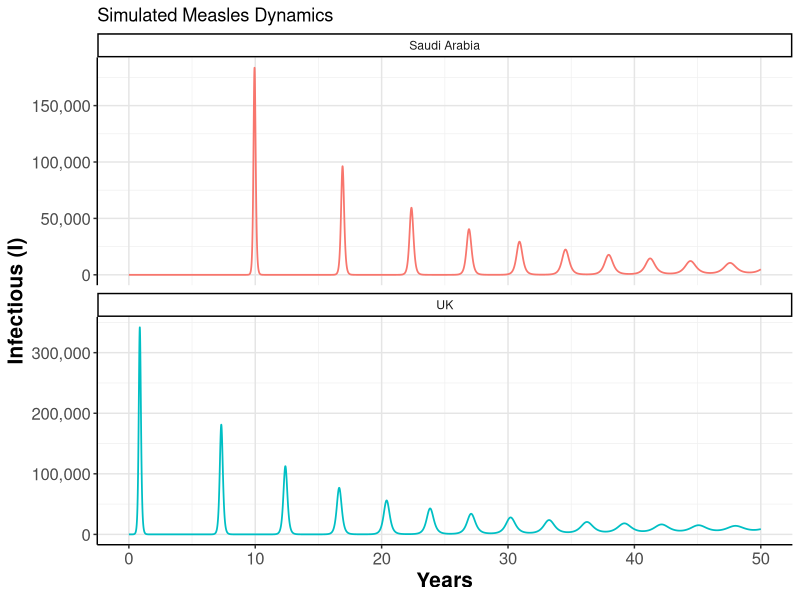
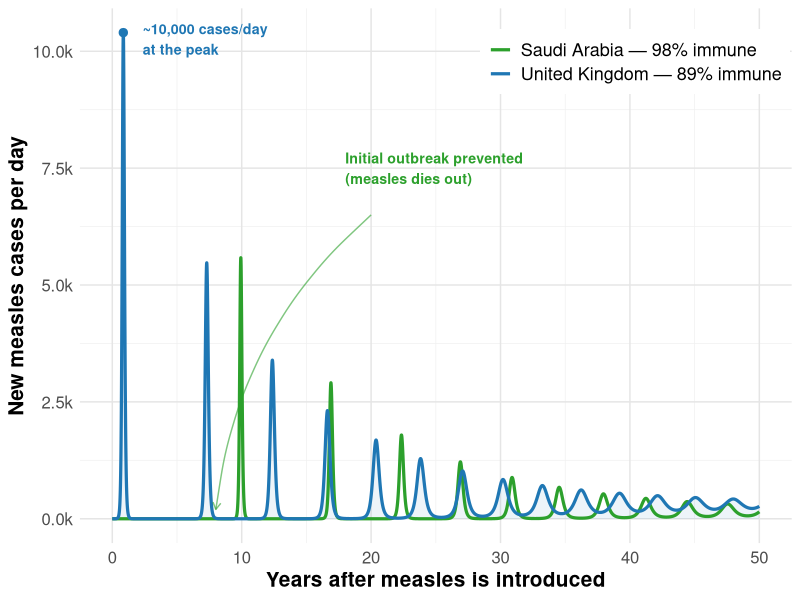
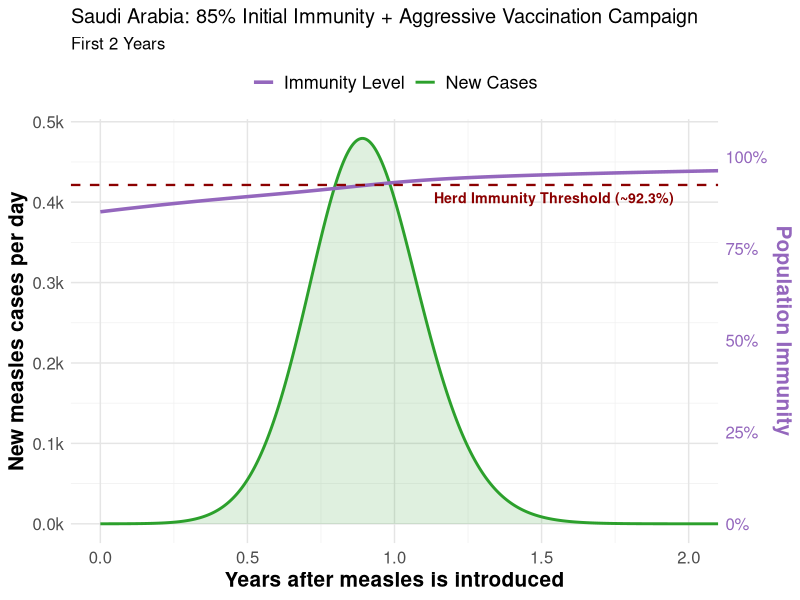
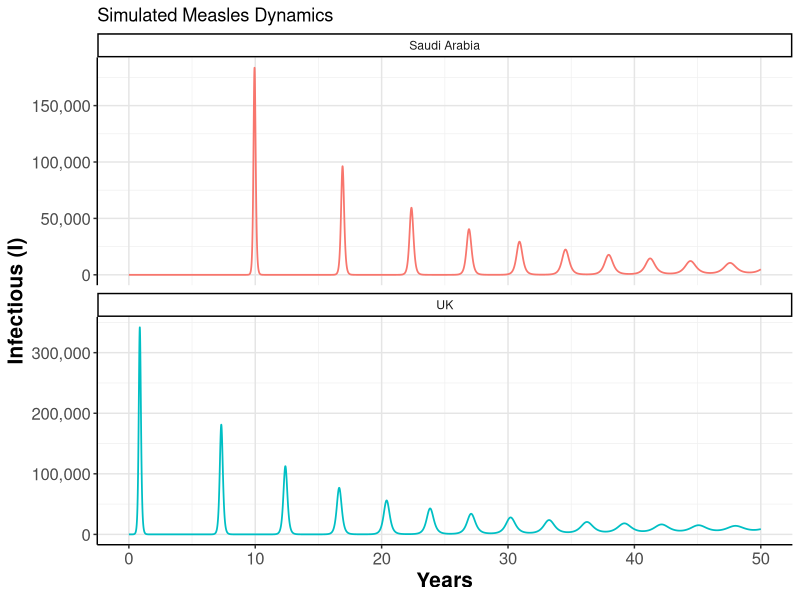
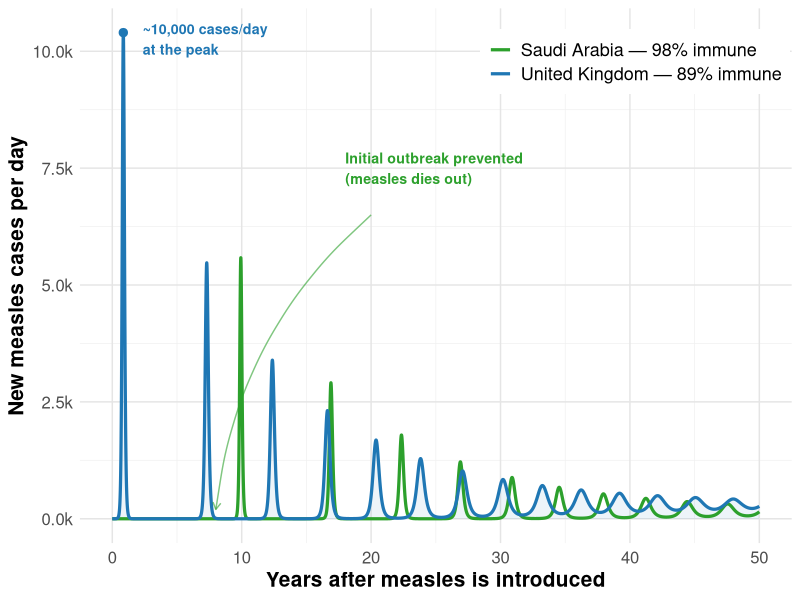
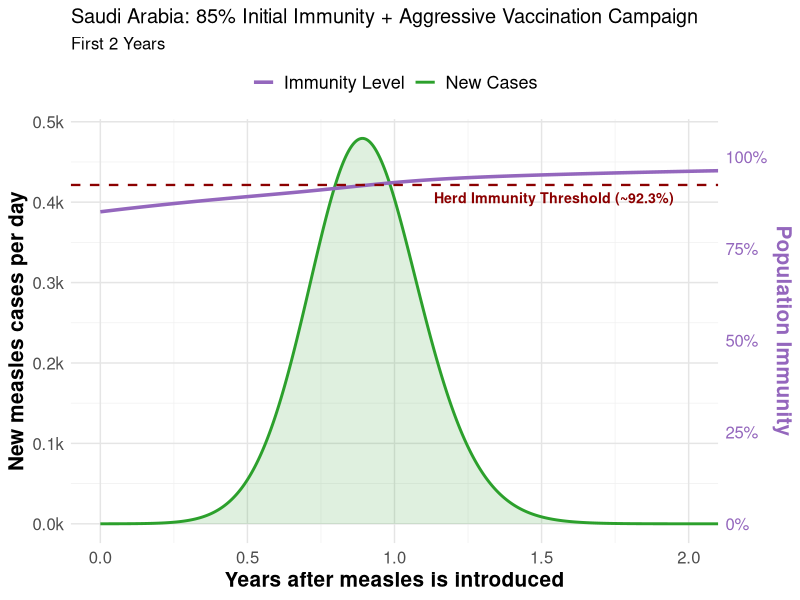

Generate these figures, in order, with R:
library(dplyr)
library(deSolve)
library(ggplot2)
library(tidyr)
library(lubridate)
library(scales) # Required for label_comma() and label_number()

seir_full_model <- function(time, compartments, parameters) {
  with(as.list(c(compartments, parameters)), {
    N  <- S + E + I + R + V
    
    dS <- (par_mu * N) - (par_beta * S * I / N) - (par_mu * S) - (par_psi * S)
    dE <- (par_beta * S * I / N) - (par_sigma * E) - (par_mu * E)
    dI <- (par_sigma * E) - (par_gamma * I)        - (par_mu * I)
    dR <- (par_gamma * I) - (par_mu * R)
    dV <- (par_psi * S)   - (par_mu * V)
    dC <- par_rho * par_sigma * E  # cumulative reported cases
    
    list(c(dS, dE, dI, dR, dV, dC))
  })
}

# --- Shared ---
sigma_val <- 1 / 8     # latent rate σ  (8-day latent period)
gamma_val <- 1 / 5      # recovery rate γ (5-day infectious period)
rho_val   <- 0.15

# --- UK ---
N_uk      <- 66805830
R0_uk     <- 15
mu_uk     <- 1 / (82 * 365)     # vital dynamics: 82-yr life expectancy
# β derived from R0 for SEIR with demography:
#   R0 = β·σ / [(σ + μ)(γ + μ)]  →  β = R0·(σ+μ)·(γ+μ) / σ
beta_uk   <- R0_uk * (sigma_val + mu_uk) * (gamma_val + mu_uk) / sigma_val
psi_uk    <- 0.00001 # 0.001%

# --- Saudi Arabia ---
N_sa      <- 30906342
R0_sa     <- 13
mu_sa     <- 1 / (76 * 365)     # vital dynamics: 76-yr life expectancy
beta_sa   <- R0_sa * (sigma_val + mu_sa) * (gamma_val + mu_sa) / sigma_val
psi_sa    <- 0.00001 # 0.001%

# Package parameters for each country
params_uk <- c(par_beta  = beta_uk,  par_sigma = sigma_val, par_gamma = gamma_val,
               par_mu    = mu_uk,    par_psi   = psi_uk,    par_rho   = rho_val)

params_sa <- c(par_beta  = beta_sa,  par_sigma = sigma_val, par_gamma = gamma_val,
               par_mu    = mu_sa,    par_psi   = psi_sa,    par_rho   = rho_val)

run_seir <- function(N_pop, params, vac) {
  unvac <- 1 - vac
  compartments  <- c(S = unvac * N_pop - 1, E = 0, I = 1, R = vac * N_pop, V = 0, C = 0)
  times <- seq(0, 50 * 365, by = 1)   # ← 50 years
  
  ode(y      = compartments,
      times  = times,
      func   = seir_full_model,
      parms  = params,
      method = "lsoda") |>
    as.data.frame()
}

# vac = fraction with pre-existing immunity at model start
out_uk <- run_seir(N_uk, params_uk, vac = 0.89)
out_sa <- run_seir(N_sa, params_sa, vac = 0.98)

# =====================================================================
# INITIAL PLOT: Long-term Dynamics
# =====================================================================
# 1. Assign the plot to the variable 'fig_initial'
fig_initial <- bind_rows(
  out_uk |> mutate(country = "UK"),
  out_sa |> mutate(country = "Saudi Arabia")
) |>
  ggplot(aes(x = time / 365, y = I, colour = country)) +
  geom_line(linewidth = 0.6) +
  facet_wrap(~country, scales = "free_y", ncol = 1) +
  scale_y_continuous(labels = label_comma()) + 
  labs(x = "Years", y = "Infectious (I)", title = "Simulated Measles Dynamics") +
  theme_classic() +
  theme(
    # Explicitly enlarge text elements
    legend.text       = element_text(size = 13),
    axis.title        = element_text(size = 15, face = "bold"),
    axis.text =       element_text(size = 12),
    legend.position = "none",
    # Add grid lines back to classic theme
    panel.grid.major = element_line(colour = "#e5e5e5", linewidth = 0.5),
    panel.grid.minor = element_line(colour = "#f0f0f0", linewidth = 0.25)
  )
# 2. Print it to your screen
print(fig_initial)
# =====================================================================
# Save Initial Plot: Long-term Dynamics
ggsave(
  filename = "figure0_initial_dynamics.png", 
  plot = fig_initial, 
  width = 6, 
  height = 4,       # Slightly taller since it's a faceted plot (two stacked charts)
  dpi = 300,
  bg = "white"
)

# =====================================================================
# Post-process: derive year and daily new_cases from ODE output
# new_cases = dC/dt = rho * sigma * E
# =====================================================================
out_uk$year      <- out_uk$time / 365
out_uk$new_cases <- rho_val * sigma_val * out_uk$E

out_sa$year      <- out_sa$time / 365
out_sa$new_cases <- rho_val * sigma_val * out_sa$E

# =====================================================================
# Plot aesthetics
# =====================================================================
col_uk     <- "#1f77b4"   # blue  — United Kingdom
col_sa     <- "#2ca02c"   # green — Saudi Arabia
k_lab      <- label_number(scale = 1e-3, suffix = "k")
base_theme <- theme_minimal(base_size = 12) +
  theme(panel.grid.minor  = element_blank(),
        legend.background = element_rect(fill = "white", colour = NA))

# =====================================================================
# FIGURE 1  — flip: UK 89% vs Saudi 98%  (imp = 0, 10 years)
# =====================================================================
out_uk$country <- "United Kingdom — 89% immune"
out_sa$country <- "Saudi Arabia — 98% immune"
flip <- rbind(out_uk, out_sa)

pk <- out_uk[which.max(out_uk$new_cases), ]

fig1 <- ggplot(flip, aes(year, new_cases, colour = country)) +
  geom_area(data = out_uk, aes(year, new_cases), fill = col_uk, alpha = 0.08, inherit.aes = FALSE) +
  geom_line(linewidth = 1.1) +
  
  # UK Peak Point
  annotate("point", x = pk$year, y = pk$new_cases, colour = col_uk, size = 2.5) +
  
  # FIXED UK LABEL: Shifted right (x + 1.5) and adjusted vertical alignment
  annotate("text", x = pk$year + 1.5, y = pk$new_cases,
           label = sprintf("~%s,000 cases/day\nat the peak", round(pk$new_cases / 1000)),
           colour = col_uk, hjust = 0, vjust = 0.7, fontface = "bold", size = 3.6) +
  
  # FIXED SA LABEL: Moved to empty upper space (x = 18, y = 7500)
  annotate("text", x = 18, y = 7500,
           label = "Initial outbreak prevented\n(measles dies out)",
           colour = col_sa, hjust = 0, fontface = "bold", size = 3.6) +
  
  # NEW: Arrow pointing from SA label down to the flat green line
  annotate("curve", x = 20, y = 6500, xend = 8, yend = 200,
           colour = col_sa, curvature = 0.2, arrow = arrow(length = unit(0.2, "cm")), alpha = 0.6) +
  
  scale_colour_manual(values = c("United Kingdom — 89% immune" = col_uk,
                                 "Saudi Arabia — 98% immune"   = col_sa)) +
  scale_y_continuous(labels = k_lab) +
  labs(x      = "Years after measles is introduced",
       y      = "New measles cases per day",
       colour = NULL) +
  base_theme + 
  theme(
    legend.position = c(0.78, 0.9),
    # Explicitly enlarge text elements
    legend.text       = element_text(size = 13),
    axis.title        = element_text(size = 15, face = "bold"),
    axis.text         = element_text(size = 12),
    # Force grid lines to render
    panel.grid.major = element_line(colour = "#e5e5e5", linewidth = 0.5),
    panel.grid.minor = element_line(colour = "#f0f0f0", linewidth = 0.25)
  )

print(fig1)
# Save Figure 1: Making the physical image file horizontally wider
ggsave(
  filename = "figure1_uk_vs_sa_measles.png", 
  plot = fig1, 
  width = 8,       # Increased from 10 to 14 to stretch it out horizontally
  height = 5,       # Slightly reduced height to emphasize the length
  dpi = 300,        
  bg = "white"      
)


# =====================================================================
# FIGURE 2: SA - Lower Initial Immunity, Higher psi, with HIT (First 2 Years)
# =====================================================================
# 1. Calculate Saudi Arabia's Herd Immunity Threshold (HIT)
hit_sa <- 1 - (1 / R0_sa) # 1 - 1/13 ≈ 0.923

# 2. Modify parameters: Higher continuous vaccination (psi)
# Increasing psi from 0.00001 to 0.002 (vaccinating 0.2% of susceptibles daily)
params_sa_high <- params_sa
params_sa_high["par_psi"] <- 0.002

# 3. Run model: Lower initial immunity (85% instead of 98%)
out_sa_new <- run_seir(N_sa, params_sa_high, vac = 0.85)

# 4. Post-process to get new cases and total immunity fraction
out_sa_new$year      <- out_sa_new$time / 365
out_sa_new$new_cases <- rho_val * sigma_val * out_sa_new$E
# Immunity fraction = (Recovered + Vaccinated) / Total Population
out_sa_new$immune_frac <- (out_sa_new$R + out_sa_new$V) / N_sa

# 5. Determine scaling coefficient for the dual y-axis
max_cases <- max(out_sa_new$new_cases)
coeff <- max_cases / 1.05 

# 6. Build the Plot
col_imm <- "#9467bd" # Purple for immunity

fig2 <- ggplot(out_sa_new, aes(x = year)) +
  # Case wave (Primary Y-axis)
  geom_area(aes(y = new_cases), fill = col_sa, alpha = 0.15) +
  geom_line(aes(y = new_cases, colour = "New Cases"), linewidth = 1) +
  
  # Immunity trajectory (Secondary Y-axis, scaled up by coeff)
  geom_line(aes(y = immune_frac * coeff, colour = "Immunity Level"), linewidth = 1.2) +
  
  # Herd Immunity Threshold line
  geom_hline(yintercept = hit_sa * coeff, linetype = "dashed", colour = "darkred", linewidth = 0.8) +
  
  # HIT Annotation (Moved to the right side, safely below the lines and right-aligned)
  annotate("text", x = 1.95, y = hit_sa * coeff - (0.02 * coeff), 
           label = sprintf("Herd Immunity Threshold (~%.1f%%)", hit_sa * 100), 
           colour = "darkred", hjust = 1, vjust = 1, fontface = "bold", size = 3.6) +
  
  # Scales and Aesthetics
  scale_colour_manual(values = c("New Cases" = col_sa, "Immunity Level" = col_imm)) +
  scale_x_continuous(breaks = seq(0, 2, by = 0.5)) + # Cleaner breaks for a 2-year window
  scale_y_continuous(
    name = "New measles cases per day",
    labels = k_lab,
    # Secondary axis scales the values back down by 'coeff' and formats as %
    sec.axis = sec_axis(~ . / coeff, name = "Population Immunity", labels = label_percent())
  ) +
  # Zoom in on the first 2 years without dropping data points that calculate the lines
  coord_cartesian(xlim = c(0, 2)) + 
  labs(
    x = "Years after measles is introduced",
    title = "Saudi Arabia: 85% Initial Immunity + Aggressive Vaccination Campaign",
    subtitle = "First 2 Years",
    colour = NULL
  ) +
  base_theme +
  theme(
    legend.position = "top",
    # Explicitly enlarge text elements
    legend.text       = element_text(size = 13),
    axis.title        = element_text(size = 15, face = "bold"),
    axis.text         = element_text(size = 12),
    # Color the right axis text to match the immunity line for clarity
    axis.title.y.right = element_text(colour = col_imm, face = "bold"),
    axis.text.y.right = element_text(colour = col_imm),
    # Force grid lines to render
    panel.grid.major = element_line(colour = "#e5e5e5", linewidth = 0.5), 
    panel.grid.minor = element_line(colour = "#f0f0f0", linewidth = 0.25)
  )

print(fig2)

ggsave(
  filename = "figure2_sa_hit_2years.png", 
  plot = fig2, 
  width = 7, 
  height = 4, 
  dpi = 300,
  bg = "white"
)
